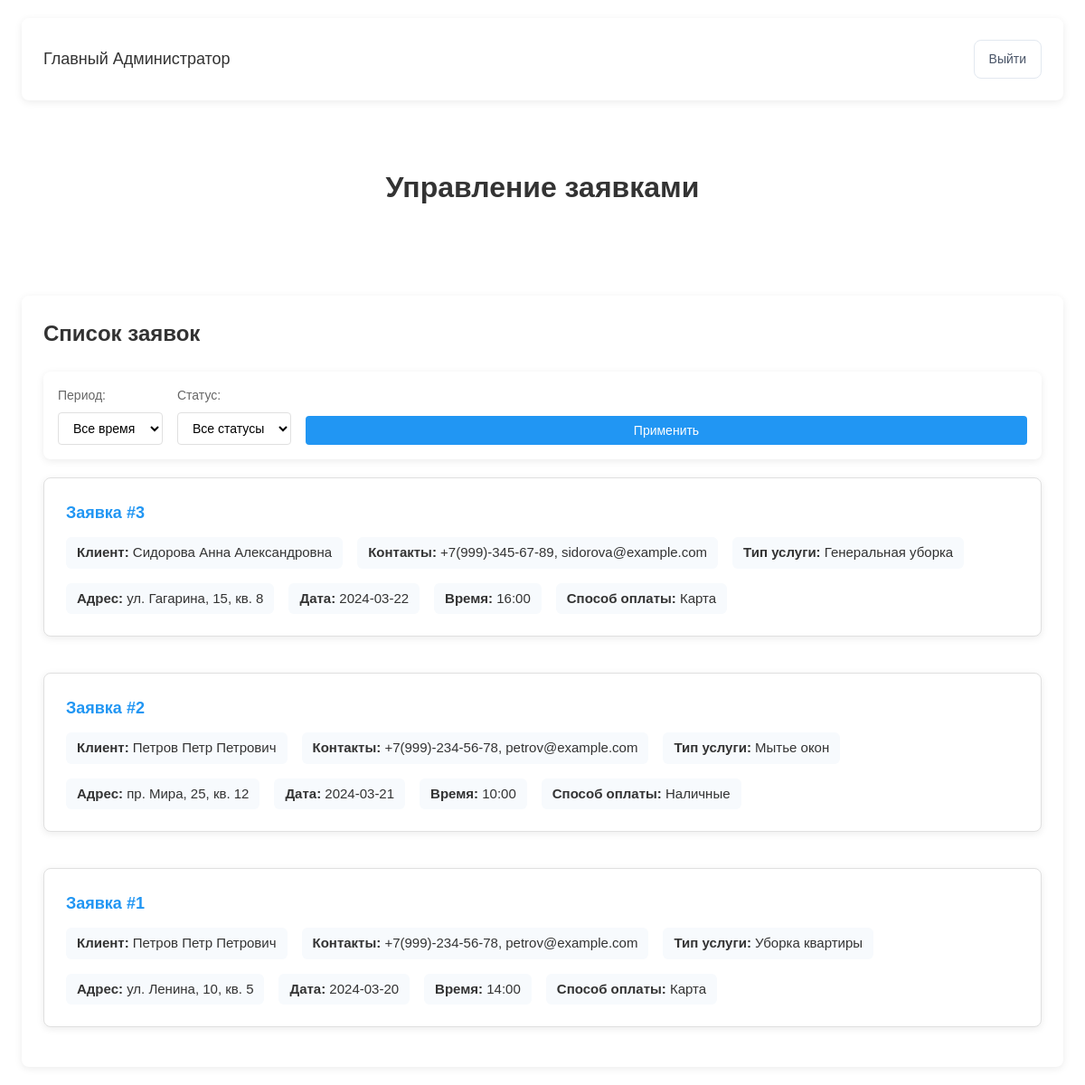
The page /frontend/pages/admin/requests.php (signed in) on the database as committed earlier.
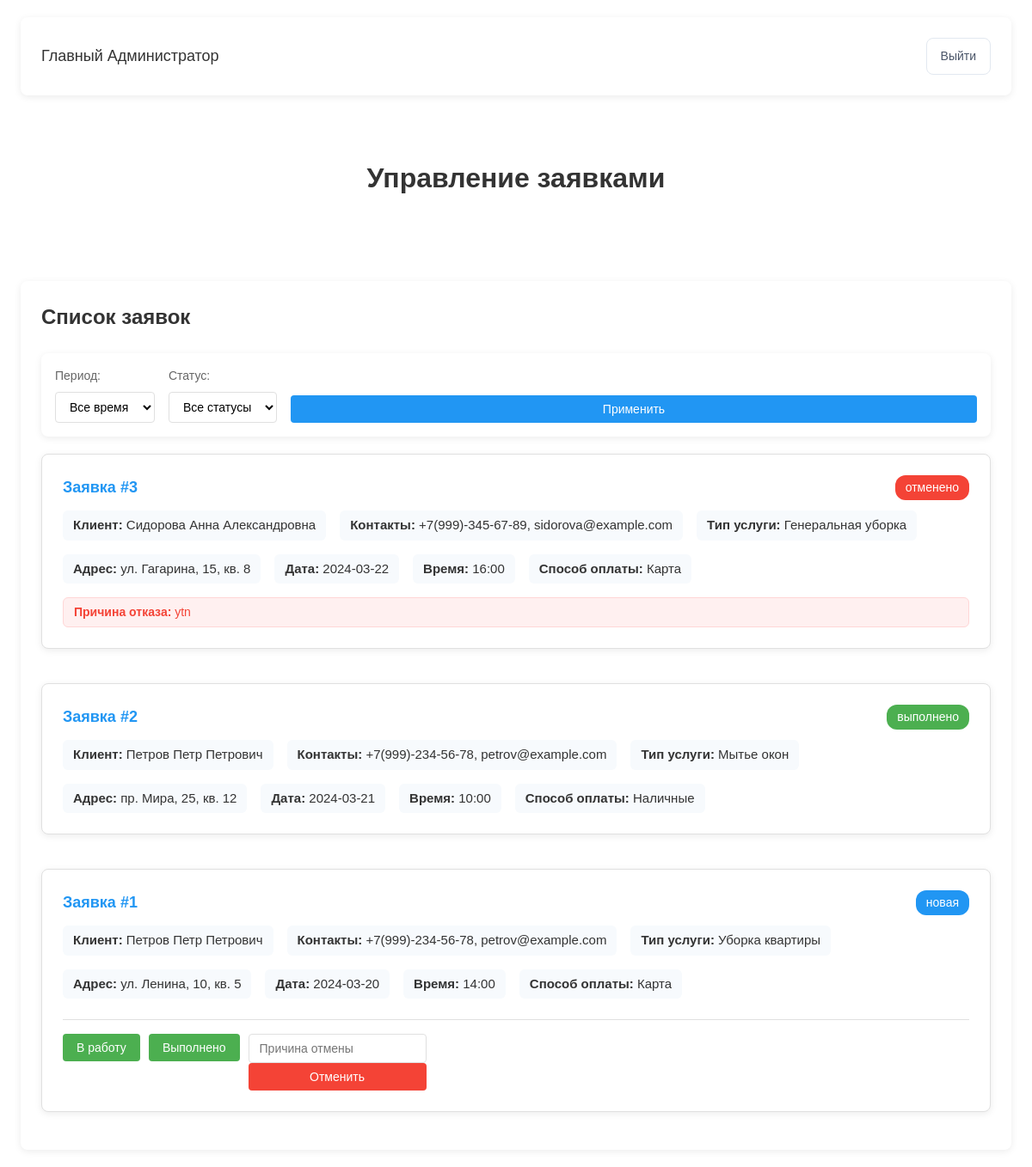
The same page on the database as committed later.
### tables this page shows
CREATE TABLE users (
        id INTEGER PRIMARY KEY,
        first_name TEXT NOT NULL,
        last_name TEXT NOT NULL,
        middle_name TEXT,
        phone TEXT UNIQUE NOT NULL,
        email TEXT UNIQUE NOT NULL,
        login TEXT UNIQUE NOT NULL,
        password TEXT NOT NULL,
        role TEXT NOT NULL DEFAULT 'user'
    );

CREATE TABLE requests (
        id INTEGER PRIMARY KEY,
        user_id INTEGER NOT NULL,
        address TEXT NOT NULL,
        contact_info TEXT NOT NULL,
        service_type TEXT NOT NULL,
        preferred_date TEXT NOT NULL,
        preferred_time TEXT NOT NULL,
        payment_type TEXT NOT NULL,
        status TEXT NOT NULL DEFAULT 'новая заявка',
        reject_reason TEXT,
        FOREIGN KEY (user_id) REFERENCES users(id) ON DELETE CASCADE
    );

### frontend/scripts/utils.php (called while the page is built, shortened)
<?php
function numberToPhone($number) {
    $number = preg_replace('/[^0-9]/', '', $number);
    if (strlen($number) === 11) {
        return sprintf(
            '+7(%s)-%s-%s-%s',
            substr($number, 1, 3),
            substr($number, 4, 3),
            substr($number, 7, 2),
            substr($number, 9, 2)
        );
    }
    return $number;
}

### frontend/pages/admin/requests.php (the view, shortened to what this page needs)
<?php
require_once '../../scripts/utils.php';
try {
    $db = new PDO('sqlite:../../../backend/database.db');
    $db->setAttribute(PDO::ATTR_ERRMODE, PDO::ERRMODE_EXCEPTION);
    $stmt = $db->prepare("SELECT first_name, last_name, middle_name FROM users WHERE id = ?");
    $stmt->execute([$_SESSION['user_id']]);
    $admin = $stmt->fetch(PDO::FETCH_ASSOC);
    $time_filter = $_GET['time_filter'] ?? 'all';
    $status_filter = $_GET['status_filter'] ?? 'all';
    $sql = "SELECT r.*, u.first_name, u.last_name, u.middle_name, u.phone, u.email
            FROM requests r
            JOIN users u ON r.user_id = u.id
            WHERE 1=1";
    $sql .= " ORDER BY r.preferred_date DESC, r.preferred_time DESC";
    $stmt = $db->prepare($sql);
    $stmt->execute();
    $requests = $stmt->fetchAll(PDO::FETCH_ASSOC);
} catch (PDOException $e) {
    $error = "Ошибка базы данных: " . $e->getMessage();
}
?>
<!DOCTYPE html>
<html lang="ru">
<head>
    <link rel="stylesheet" href="../../styles.css">
</head>
<body class="home-page">
    <div class="home-container">
        <div class="home-header">
            <div class="user-info">
                <div class="user-name">
                    <?php echo htmlspecialchars($admin['first_name'] . ' ' . $admin['last_name'] . ' ' . $admin['middle_name']); ?>
                </div>
            </div>
            <div class="header-actions">
                <a href="../../scripts/logout.php" class="back-link">
                    Выйти
                </a>
            </div>
        </div>
        <div class="content">
            <div class="welcome-section">
                <h1>Управление заявками</h1>
            </div>
            <?php if (isset($error)): ?>
                <div class="error-message">
                    <?php echo $error; ?>
                </div>
            <?php else: ?>
                <div class="requests-section">
                    <div class="section-header">
                        <h2>Список заявок</h2>
                    </div>
                    <div class="filters">
                        <form method="GET" action="" class="filter-form">
                            <div class="filter-group">
                                <label for="time_filter">Период:</label>
                                <select name="time_filter" id="time_filter">
                                    <option value="all" <?php echo $time_filter === 'all' ? 'selected' : ''; ?>>Все время</option>
                                </select>
                            </div>
                            <div class="filter-group">
                                <label for="status_filter">Статус:</label>
                                <select name="status_filter" id="status_filter">
                                    <option value="all" <?php echo $status_filter === 'all' ? 'selected' : ''; ?>>Все статусы</option>
                                </select>
                            </div>
                            <button type="submit" class="filter-btn">Применить</button>
                        </form>
                    </div>
                    <?php if (empty($requests)): ?>
                        <div class="empty-state">
                            <p>Нет активных заявок</p>
                        </div>
                    <?php else: ?>
                        <div class="requests-list">
                            <?php foreach ($requests as $request): ?>
                                <div class="request-card">
                                    <div class="request-header">
                                        <h3>Заявка #<?php echo htmlspecialchars($request['id']); ?></h3>
                                        <span class="status status-<?php echo str_replace(' ', '-', strtolower($request['status'])); ?>">
                                            <?php echo htmlspecialchars($request['status']); ?>
                                        </span>
                                    </div>
                                    <div class="request-body">
                                        <div class="request-info">
                                            <div class="info-item">
                                                <span><strong>Клиент:</strong> <?php echo htmlspecialchars($request['last_name'] . ' ' . $request['first_name'] . ' ' . $request['middle_name']); ?></span>
                                            </div>
                                            <div class="info-item">
                                                <span><strong>Контакты:</strong> <?php echo htmlspecialchars(numberToPhone($request['phone'])); ?>, <?php echo htmlspecialchars($request['email']); ?></span>
                                            </div>
                                            <div class="info-item">
                                                <span><strong>Тип услуги:</strong> <?php echo htmlspecialchars($request['service_type']); ?></span>
                                            </div>
                                            <div class="info-item">
                                                <span><strong>Адрес:</strong> <?php echo htmlspecialchars($request['address']); ?></span>
                                            </div>
                                            <div class="info-item">
                                                <span><strong>Дата:</strong> <?php echo htmlspecialchars($request['preferred_date']); ?></span>
                                            </div>
                                            <div class="info-item">
                                                <span><strong>Время:</strong> <?php echo htmlspecialchars($request['preferred_time']); ?></span>
                                            </div>
                                            <div class="info-item">
                                                <span><strong>Способ оплаты:</strong> <?php echo htmlspecialchars($request['payment_type']); ?></span>
                                            </div>
                                        </div>
                                        <?php if (!empty($request['reject_reason'])): ?>
                                            <div class="reject-reason">
                                                <span><strong>Причина отказа:</strong> <?php echo htmlspecialchars($request['reject_reason']); ?></span>
                                            </div>
                                        <?php endif; ?>
                                        <?php if ($request['status'] === 'новая'): ?>
                                            <div class="actions">
                                                <form method="POST" action="../../scripts/update_request_status.php" style="display: inline;">
                                                    <button type="submit" class="action-btn accept-btn">В работу</button>
                                                </form>
                                                <form method="POST" action="../../scripts/update_request_status.php" style="display: inline;">
                                                    <button type="submit" class="action-btn accept-btn">Выполнено</button>
                                                </form>
                                                <form method="POST" action="../../scripts/update_request_status.php" style="display: inline;">
                                                    <input type="text" name="reject_reason" placeholder="Причина отмены" required>
                                                    <button type="submit" class="action-btn reject-btn">Отменить</button>
                                                </form>
                                            </div>
                                        <?php endif; ?>
                                    </div>
                                </div>
                            <?php endforeach; ?>
                        </div>
                    <?php endif; ?>
                </div>
            <?php endif; ?>
        </div>
    </div>
</body>
</html>

Rows that differ between the two databases and show on the page:
changed requests "Генеральная уборка": status (not shown) → "отменено"; reject_reason (not shown) → "ytn"
changed requests "Мытье окон": status (not shown) → "выполнено"
changed requests "Уборка квартиры": status (not shown) → "новая"
